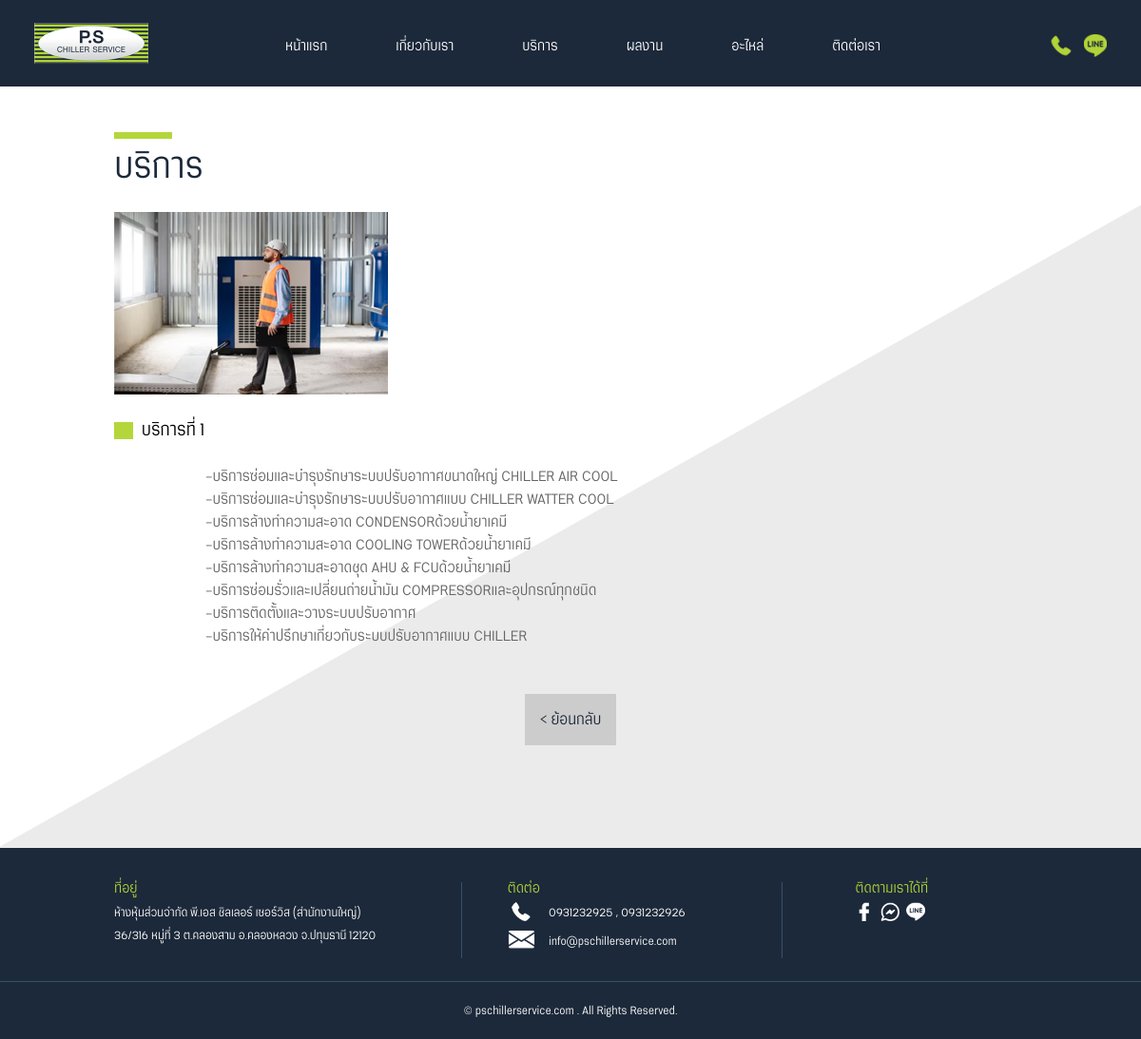
Page /service-detail.php?id=13 on the committed database.
### tables this page shows
CREATE TABLE `service` (
  `id` int(11) NOT NULL,
  `service_name` varchar(255) NOT NULL,
  `service_detail` longtext NOT NULL,
  `service_image` varchar(255) NOT NULL
);

CREATE TABLE `contact_address` (
  `id` int(11) NOT NULL,
  `address` text NOT NULL
);

CREATE TABLE `contact_phone` (
  `id` int(11) NOT NULL,
  `phone_1` varchar(20) NOT NULL,
  `phone_2` varchar(20) NOT NULL
);

CREATE TABLE `contact_email` (
  `id` int(11) NOT NULL,
  `email` varchar(255) NOT NULL
);

### back-office/database/connect.php (called while the page is built, shortened)
<?php
class connect
{
    private $servername = "localhost";
    private $username = "root";
    private $password = "";
    private $db_name = "pachillerservice";
    public function __construct()
    {
        try {
            $conn = new PDO("mysql:host=$this->servername;dbname=$this->db_name;charset=utf8", $this->username, $this->password);
            $conn->setAttribute(PDO::ATTR_ERRMODE, PDO::ERRMODE_EXCEPTION);
            $this->conn = $conn;
        } catch (PDOException $e) {
            echo "Connection failed: " . $e->getMessage();
        }
    }
}

### service-detail.php (the view, shortened to what this page needs)
<?php
require_once("back-office/database/connect.php");
?>
<!DOCTYPE html PUBLIC "-//W3C//DTD XHTML 1.0 Transitional//EN" "http://www.w3.org/TR/xhtml1/DTD/xhtml1-transitional.dtd">
<html xmlns="http://www.w3.org/1999/xhtml">
<head>
  <link href="css/reset.css" rel="stylesheet" type="text/css" />
  <link href="css/header.css" rel="stylesheet" type="text/css" />
  <link href="css/header-m.css" rel="stylesheet" type="text/css" />
  <link href="css/header-t.css" rel="stylesheet" type="text/css" />
  <link href="css/content.css" rel="stylesheet" type="text/css" />
  <link href="css/content-m.css" rel="stylesheet" type="text/css" />
  <link href="css/content-t.css" rel="stylesheet" type="text/css" />
  <link href="css/footer.css" rel="stylesheet" type="text/css" />
  <link href="css/footer-m.css" rel="stylesheet" type="text/css" />
  <link href="css/footer-t.css" rel="stylesheet" type="text/css" />
  <link href="css/menu.css" rel="stylesheet" type="text/css" />
</head>
<body>
  <div class="header">
    <div class="logo"><a href="index.php"><img src="images/logo.jpg" width="240" height="86" /></a></div>
    <div class="box-menu">
      <nav id="nav" role="navigation">
        <ul>
          <li><a href="index.php">หน้าแรก</a></li>
          <li><a href="aboutus.php">เกี่ยวกับเรา</a></li>
          <li><a href="service.php">บริการ</a></li>
          <li><a href="portfolio.php">ผลงาน</a></li>
          <li><a href="part.php">อะไหล่</a></li>
          <li><a href="contactus.php">ติดต่อเรา</a></li>
        </ul>
      </nav>
    </div>
    <?php include 'inc/contact-top.php'; ?>
  </div>
  <div class="content">
    <?php
    try {
      $stmt = $db->conn->prepare("SELECT * FROM `service` WHERE `id`=:__id");
      $stmt->execute(["__id" => $_GET['id']]);
      foreach ($stmt->fetchAll() as $row) {
    ?>
        <div class="left-01-all">
          <div class="box-main">
            <div class="title-all">บริการ</div>
            <div class="picture-service-detail"><img src="back-office/images/service/<?= $row["service_image"] ?>" width="410" height="273" /></div>
            <div class="title-service-detail">
              <?= $row["service_name"] ?>
            </div>
            <div class="text-service-detail">
            <?= $row["service_detail"] ?>
            </div>
            <div class="more-03"><a href="service.php">
                < ย้อนกลับ</a>
            </div>
          </div>
        </div>
    <?php
      }
    } catch (Exception $e) {
      echo $e->getMessage();
    }
    ?>
  </div>
  <?php include 'inc/footer.php'; ?>
</body>
</html>

### inc/footer.php
<?php
require_once("back-office/database/connect.php");
$db = new connect();
?>
<?php
$phone1 = "";
$phone2 = "";
$line_Link = "";
$facebook_link = "";
$messenger_link = "";
$email = "";
$address = "";
try {
    $stmt = $db->conn->prepare("SELECT * FROM `contact_phone`");
    $stmt->execute();
    foreach ($stmt->fetchAll() as $row) {
        $phone1 = $row["phone_1"];
        $phone2 = $row["phone_2"];
    }
} catch (Exception $e) {
    echo $e->getMessage();
}
try {
    $stmt = $db->conn->prepare("SELECT * FROM `contact_line`");
    $stmt->execute();
    foreach ($stmt->fetchAll() as $row) {
        $line_Link = $row["line_link"];
    }
} catch (Exception $e) {
    echo $e->getMessage();
}
try {
    $stmt = $db->conn->prepare("SELECT * FROM `contact_facebook`");
    $stmt->execute();
    foreach ($stmt->fetchAll() as $row) {
        $facebook_link = $row["facebook_link"];
    }
} catch (Exception $e) {
    echo $e->getMessage();
}
try {
    $stmt = $db->conn->prepare("SELECT * FROM `contact_messenger`");
    $stmt->execute();
    foreach ($stmt->fetchAll() as $row) {
        $messenger_link = $row["messenger_link"];
    }
} catch (Exception $e) {
    echo $e->getMessage();
}
try {
    $stmt = $db->conn->prepare("SELECT * FROM `contact_email`");
    $stmt->execute();
    foreach ($stmt->fetchAll() as $row) {
        $email = $row["email"];
    }
} catch (Exception $e) {
    echo $e->getMessage();
}
try {
    $stmt = $db->conn->prepare("SELECT * FROM `contact_address`");
    $stmt->execute();
    foreach ($stmt->fetchAll() as $row) {
        $address = $row["address"];
    }
} catch (Exception $e) {
    echo $e->getMessage();
}
?>
<div class="footer">
    <div class="box-main">
        <div class="box-footer-left">
            <div class="title-footer">ที่อยู่</div>
            <div class="text-footer-left"><?= $address ?></div>
        </div>
        <div class="box-footer-center">
            <div class="title-footer">ติดต่อ</div>
            <div class="box-footer-center-list">
                <div class="icon-footer-center"><img src="images/icon-footer-01.jpg" width="48" height="37" /></div>
                <div class="text-footer-center"><a href="tel:<?= $phone1 ?>" target="_blank"><?= $phone1 ?></a> , <a href="tel:<?= $phone2 ?>" target="_blank"><?= $phone2 ?></a></div>
            </div>
            <div class="box-footer-center-list">
                <div class="icon-footer-center"><img src="images/icon-footer-02.jpg" width="48" height="37" /></div>
                <div class="text-footer-center"><?= $email ?></div>
            </div>
        </div>
        <div class="box-footer-right">
            <div class="title-footer">ติดตามเราได้ที่</div>
            <div class="icon-footer-right"><a href="<?= $facebook_link ?>" target="_blank"><img src="images/icon-footer-03.jpg" width="32" height="32" /></a><a href="<?= $messenger_link ?>" target="_blank"><img src="images/icon-footer-04.jpg" width="32" height="32" /></a>
                <a href="<?= $line_Link ?>" target="_blank"><img src="images/icon-footer-05.jpg" width="32" height="32" /></a>
            </div>
        </div>
    </div>
    <div class="copy">© pschillerservice.com . All Rights Reserved.</div>
</div>

### css/header.css (style rules this page uses)
@media screen and (min-width: 1041px) and (max-width: 3000px) { .header { float: left; height: auto; width: 100%; } }
@media screen and (min-width: 1041px) and (max-width: 3000px) { .logo { float: left; height: auto; width: 20%; margin-top: 2%; margin-bottom: 2%; margin-left: 3%; } }
@media screen and (min-width: 1041px) and (max-width: 3000px) { .logo img { height: auto; width: 50%; } }
@media screen and (min-width: 1041px) and (max-width: 3000px) { .box-menu { float: left; height: auto; width: 60%; margin-top: 3.5%; margin-left: 2%; } }

### css/content.css (style rules this page uses)
@media screen and (min-width: 1041px) and (max-width: 3000px) { .content { float: left; height: auto; width: 100%; } }
@media screen and (min-width: 1041px) and (max-width: 3000px) { .more-03 { font-family: serithairegular; font-size: 1.3vw; color: #1c293a; background-color: #CCCCCC; float: left; height: auto; width: 10%; padding-top: 2%; padding-bottom: 2%; margin-top: 5%; margin-bottom: 5%; text-align: center; margin-left: 45%; margin-right: 45%; } }
@media screen and (min-width: 1041px) and (max-width: 3000px) { .more-03 a { color: #1c293a; text-decoration: none; } }
@media screen and (min-width: 1041px) and (max-width: 3000px) { .title-all { font-family: serithairegular; font-size: 3vw; color: #1c293a; background-image: url(../images/line-title-small.jpg); background-repeat: no-repeat; background-position: left top; float: left; height: auto; width: 100%; margin-top: 5%; margin-bottom: 3%; padding-top: 2%; } }
@media screen and (min-width: 1041px) and (max-width: 3000px) { .picture-service-detail { float: left; height: auto; width: 30%; } }
@media screen and (min-width: 1041px) and (max-width: 3000px) { .picture-service-detail img { height: auto; width: 100%; } }
@media screen and (min-width: 1041px) and (max-width: 3000px) { .title-service-detail { font-family: serithairegular; font-size: 1.5vw; background-image: url(../images/icon-green.jpg); background-repeat: no-repeat; background-position: left top; float: left; width: 90%; margin-top: 3%; margin-bottom: 3%; padding-left: 3%; } }
@media screen and (min-width: 1041px) and (max-width: 3000px) { .text-service-detail { font-family: serithairegular; font-size: 1vw; line-height: 2vw; color: #666; float: left; height: auto; width: 80%; margin-left: 10%; } }

### css/menu.css (style rules this page uses)
#nav { font-family: serithairegular; }
#nav li { position: relative; z-index: 9999; }
#nav li a { color: #FFFFFF; display: block; text-decoration: none; list-style-type: none; }
#nav > ul { background-color: #37516A; position: relative; z-index: 9999; }
#nav > ul > li { width: auto; height: auto; float: left; list-style-type: none; margin-right: 10%; margin-bottom: 3%; }
#nav > ul > li > a { height: 100%; font-size: 1.2vw; text-align: center; list-style-type: none; font-family: serithairegular; color: #FFF; font-weight: normal; }

### rows in the picture
service: service_image (picture), service_name "บริการที่ 1", service_detail "-บริการซ่อมและบำรุงรักษาระบบปรับอากาศขนาดใหญ่ CHILLER AIR COOL -บริการซ่อมและบำรุงรักษาระบบปรับอากาศแบบ CHILLER WATTER COOL -บริการล้างทำความสะอาด CONDENSORด้วยน้ำยาเคมี -บริการล้างทำความสะอาด COOLING TOWERด้วยน้ำยาเคมี -บริการล้างทำความสะอาดชุด AHU & FCUด้วยน้ำยาเคมี -บริการซ่อมรั่วและเปลี่ยนถ่ายน้ำมัน COMPRESSORและอุปกรณ์ทุกชนิด -บริการติดตั้งและวางระบบปรับอากาศ -บริการให้คำปรึกษาเกี่ยวกับระบบปรับอากาศแบบ CHILLER"
contact_address: address "ห้างหุ้นส่วนจำกัด พี.เอส ชิลเลอร์ เซอร์วิส (สำนักงานใหญ่) 36/316 หมู่ที่ 3 ต.คลองสาม อ.คลองหลวง จ.ปทุมธานี 12120"
contact_phone: phone_1 "0931232925", phone_2 "0931232926"
contact_email: email "info@pschillerservice.com"
